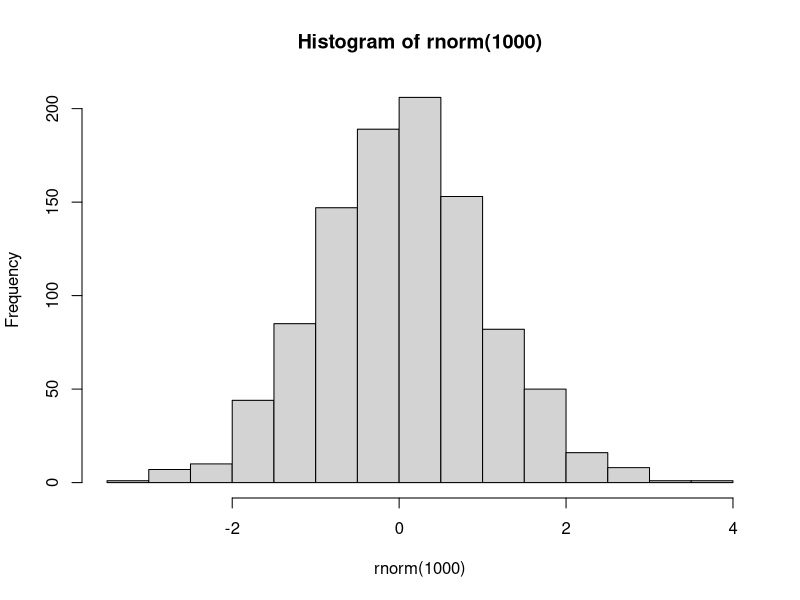

Write the R code that produced this figure.
## ---- chunk 1
print(1:10)
## ---- chunk 2
hist(rnorm(1000))
